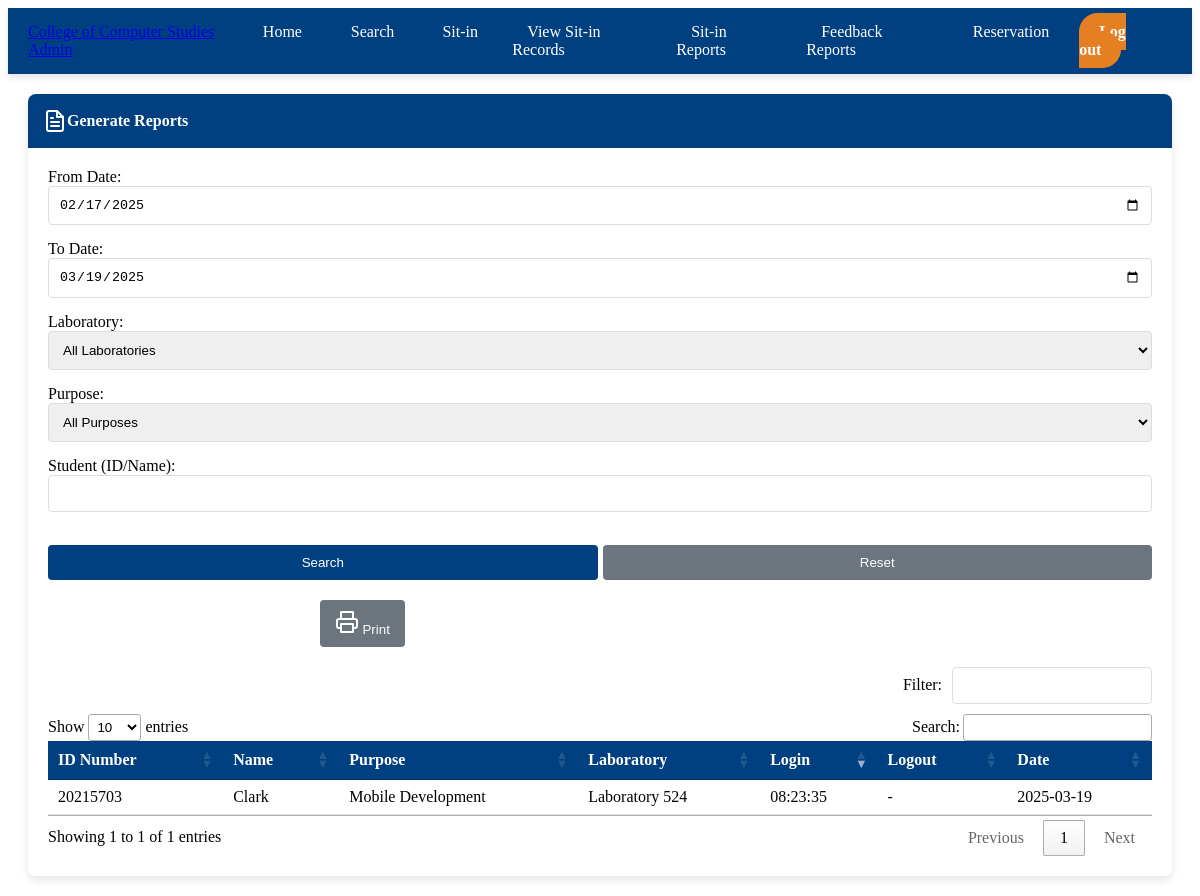
Page /sit-in-reports (signed in) on the committed database.
### tables this page shows
CREATE TABLE sit_ins (
        id INTEGER PRIMARY KEY AUTOINCREMENT,
        student_id INTEGER NOT NULL,
        purpose TEXT NOT NULL,
        lab_id INTEGER NOT NULL,
        login_time TIMESTAMP NOT NULL,
        logout_time TIMESTAMP,
        status TEXT DEFAULT 'active',
        session_remaining INTEGER,
        FOREIGN KEY (student_id) REFERENCES students (id),
        FOREIGN KEY (lab_id) REFERENCES laboratories (id)
    );

CREATE TABLE students (
        id INTEGER PRIMARY KEY,
        name TEXT NOT NULL,
        program TEXT NOT NULL,
        year_level INTEGER,
        date_registered TIMESTAMP DEFAULT CURRENT_TIMESTAMP
    );

CREATE TABLE laboratories (
        id INTEGER PRIMARY KEY,
        name TEXT NOT NULL,
        capacity INTEGER NOT NULL,
        description TEXT
    );

### app.py (the view)
@app.route('/sit-in-reports')
@login_required
def sit_in_reports():
    date_from = request.args.get('date_from', (datetime.date.today() - datetime.timedelta(days=30)).strftime('%Y-%m-%d'))
    date_to = request.args.get('date_to', datetime.date.today().strftime('%Y-%m-%d'))
    lab_filter = request.args.get('lab', 'all')
    student_filter = request.args.get('student', '')
    purpose_filter = request.args.get('purpose', 'all')
    conn = get_db_connection()
    query = '''
        SELECT s.id, s.student_id, st.name, s.purpose, s.lab_id, l.name as lab_name,
               s.login_time, s.logout_time, s.status
        FROM sit_ins s
        JOIN students st ON s.student_id = st.id
        JOIN laboratories l ON s.lab_id = l.id
        WHERE DATE(s.login_time) BETWEEN ? AND ?
    '''
    params = [date_from, date_to]
    if lab_filter != 'all':
        query += ' AND s.lab_id = ?'
        params.append(lab_filter)
    if purpose_filter != 'all':
        query += ' AND s.purpose LIKE ?'
        params.append(f'%{purpose_filter}%')
    if student_filter:
        query += ' AND (st.id LIKE ? OR st.name LIKE ?)'
        params.extend([f'%{student_filter}%', f'%{student_filter}%'])
    query += ' ORDER BY s.login_time DESC'
    reports = conn.execute(query, params).fetchall()
    laboratories = conn.execute('SELECT * FROM laboratories').fetchall()
    conn.close()
    return render_template('sit_in_reports.html',
                          reports=reports,
                          laboratories=laboratories,
                          date_from=date_from,
                          date_to=date_to,
                          lab_filter=lab_filter,
                          student_filter=student_filter,
                          purpose_filter=purpose_filter)

### app.py (called while the page is built)
def get_db_connection():
    conn = sqlite3.connect('sitin_system.db')
    conn.row_factory = sqlite3.Row
    return conn

def login_required(f):
    @wraps(f)
    def decorated_function(*args, **kwargs):
        if 'user_id' not in session:
            flash('Please login first', 'error')
            return redirect(url_for('login'))
        return f(*args, **kwargs)
    return decorated_function

### templates/sit_in_reports.html (shortened to what this page needs)
{% extends "base.html" %}
{% block content %}
<div class="card">
    <div class="card-header">
        <i data-feather="file-text"></i> Generate Reports
    </div>
    <div class="card-body">
        <form action="{{ url_for('sit_in_reports') }}" method="get" class="filter-form" style="margin-bottom: 20px;">
            <div class="row">
                <div class="col-md-2">
                    <div class="form-group">
                        <label for="date_from">From Date:</label>
                        <input type="date" id="date_from" name="date_from" class="form-control" value="{{ date_from }}">
                    </div>
                </div>
                <div class="col-md-2">
                    <div class="form-group">
                        <label for="date_to">To Date:</label>
                        <input type="date" id="date_to" name="date_to" class="form-control" value="{{ date_to }}">
                    </div>
                </div>
                <div class="col-md-2">
                    <div class="form-group">
                        <label for="lab">Laboratory:</label>
                        <select id="lab" name="lab" class="form-control">
                            <option value="all" {% if lab_filter == 'all' %}selected{% endif %}>All Laboratories</option>
                        </select>
                    </div>
                </div>
                <div class="col-md-2">
                    <div class="form-group">
                        <label for="purpose">Purpose:</label>
                        <select id="purpose" name="purpose" class="form-control">
                            <option value="all" {% if purpose_filter == 'all' %}selected{% endif %}>All Purposes</option>
                        </select>
                    </div>
                </div>
                <div class="col-md-2">
                    <div class="form-group">
                        <label for="student">Student (ID/Name):</label>
                        <input type="text" id="student" name="student" class="form-control" value="{{ student_filter }}">
                    </div>
                </div>
                <div class="col-md-2">
                    <div class="form-group">
                        <label>&nbsp;</label>
                        <div style="display: flex; gap: 5px;">
                            <button type="submit" class="btn btn-primary form-control">Search</button>
                            <button type="reset" class="btn btn-secondary form-control" onclick="window.location='{{ url_for('sit_in_reports') }}'">Reset</button>
                        </div>
                    </div>
                </div>
            </div>
        </form>
        <div style="margin-bottom: 20px;">
            <button class="btn btn-info export-btn" data-format="csv" data-url="{{ url_for('export_report') }}">
                <i data-feather="file-text"></i> CSV
            </button>
            <button class="btn btn-success export-btn" data-format="excel" data-url="{{ url_for('export_report') }}">
                <i data-feather="file"></i> Excel
            </button>
            <button class="btn btn-danger export-btn" data-format="pdf" data-url="{{ url_for('export_report') }}">
                <i data-feather="file"></i> PDF
            </button>
            <button class="btn btn-secondary" onclick="window.print()">
                <i data-feather="printer"></i> Print
            </button>
        </div>
        <div style="display: flex; justify-content: flex-end; margin-bottom: 10px;">
            <div style="display: flex; align-items: center;">
                <label style="margin-right: 10px;">Filter:</label>
                <input type="text" id="table-search" class="form-control" style="width: 200px;">
            </div>
        </div>
        <div class="table-responsive">
            <table class="table table-striped" id="reports-table">
                <thead>
                    <tr>
                        <th>ID Number</th>
                        <th>Name</th>
                        <th>Purpose</th>
                        <th>Laboratory</th>
                        <th>Login</th>
                        <th>Logout</th>
                        <th>Date</th>
                    </tr>
                </thead>
                <tbody>
                    {% if reports %}
                        {% for report in reports %}
                        <tr>
                            <td>{{ report.student_id }}</td>
                            <td>{{ report.name }}</td>
                            <td>{{ report.purpose }}</td>
                            <td>{{ report.lab_name }}</td>
                            <td>{{ report.login_time.split()[1][:8] }}</td>
                            <td>
                                {% if report.logout_time %}
                                    {{ report.logout_time.split()[1][:8] }}
                                {% else %}
                                    -
                                {% endif %}
                            </td>
                            <td>{{ report.login_time.split()[0] }}</td>
                        </tr>
                        {% endfor %}
                    {% endif %}
                </tbody>
            </table>
        </div>
    </div>
</div>
{% endblock %}

### static/css/style.css (style rules this page uses)
:root { --primary-color: #004080; --secondary-color: #005bb5; --light-color: #f4f7fa; --dark-color: #333; --logout-color: #e67e22; --logout-hover-color: #d35400; }
.card { background-color: white; border-radius: 8px; box-shadow: 0 4px 8px rgba(0, 0, 0, 0.1); margin: 20px; overflow: hidden; transition: transform 0.3s ease-in-out, box-shadow 0.3s ease-in-out; animation: fadeInUp 0.6s ease-in-out; }
.card-header { background-color: var(--primary-color); color: white; padding: 15px; font-weight: bold; display: flex; align-items: center; }
.card-body { padding: 20px; }
.form-group { margin-bottom: 15px; }
.form-control { width: 100%; padding: 10px; border: 1px solid #ddd; border-radius: 4px; box-sizing: border-box; }
.btn { display: inline-block; padding: 10px 15px; border: none; border-radius: 4px; cursor: pointer; text-align: center; text-decoration: none; transition: background-color 0.3s; }
.btn-primary { background-color: var(--primary-color); color: white; }
.btn-success { background-color: var(--success-color); color: white; }
.btn-danger { background-color: var(--danger-color); color: white; }
.btn-info { background-color: var(--info-color); color: white; }
.btn-secondary { background-color: #6c757d; color: white; }
.table-responsive { overflow-x: auto; }
.table { width: 100%; border-collapse: collapse; }
.table th, .table td { padding: 12px 15px; text-align: left; border-bottom: 1px solid #ddd; }
.table th { background-color: var(--primary-color); color: white; }

### rows in the picture
sit_ins: student_id "20215703", name "Clark", purpose "Mobile Development", lab_name "Laboratory 524", login_time "08:23:35", login_time "2025-03-19"
